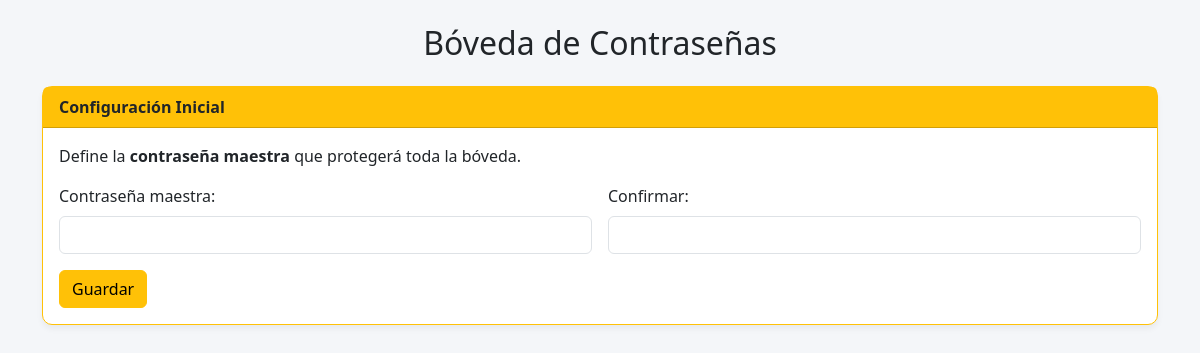
Before: / with the older database file.
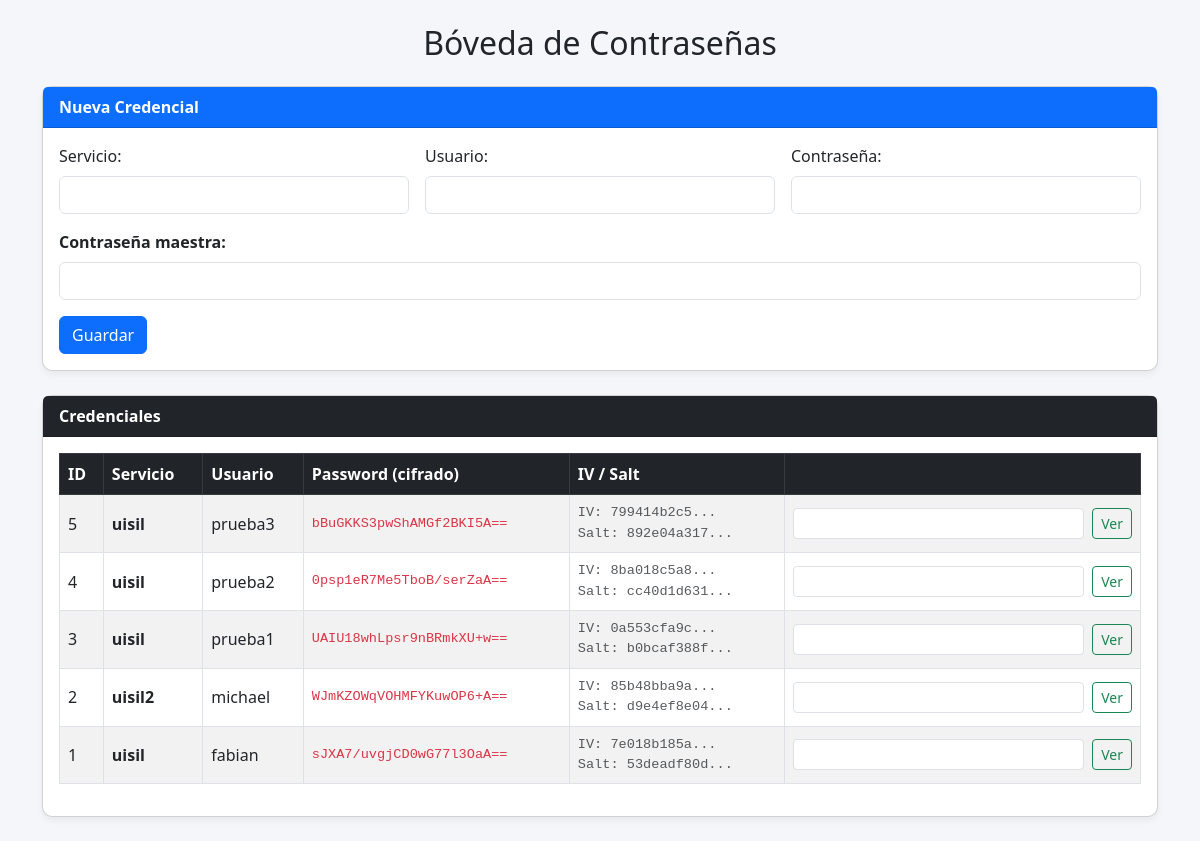
After: the same page with the newer database file.
### tables this page shows
CREATE TABLE `credenciales` (
  `id` int(11) NOT NULL,
  `servicio` varchar(100) NOT NULL,
  `usuario` varchar(100) NOT NULL,
  `passwordCifrada` text NOT NULL,
  `vectorInicializacion` varchar(64) NOT NULL,
  `saltDerivacion` varchar(64) NOT NULL,
  `fechaCreacion` timestamp NOT NULL DEFAULT current_timestamp()
);

### index.php (the view, shortened to what this page needs)
<?php
require_once 'conn.php';
$pass_descifrada = null;
$id_descifrado = null;
$q = $mysqli->query("SELECT * FROM configuracion LIMIT 1");
$hay_config = ($q && $q->num_rows > 0);
$lista = $mysqli->query("SELECT id, servicio, usuario, passwordCifrada, vectorInicializacion, saltDerivacion, fechaCreacion FROM credenciales ORDER BY id DESC");
?>
<!DOCTYPE html>
<html lang="es">
<head>
    <link href="https://cdn.jsdelivr.net/npm/bootstrap@5.3.0/dist/css/bootstrap.min.css" rel="stylesheet">
</head>
<body class="container py-4">
    <h2 class="text-center mb-4">Bóveda de Contraseñas</h2>
    <?php if (!$hay_config): ?>
        <div class="card mb-4 border-warning">
            <div class="card-header bg-warning text-dark fw-bold">Configuración Inicial</div>
            <div class="card-body">
                <p>Define la <strong>contraseña maestra</strong> que protegerá toda la bóveda.</p>
                <form method="POST">
                    <div class="row g-3">
                        <div class="col-md-6">
                            <label class="form-label">Contraseña maestra:</label>
                            <input type="password" name="masterPassword" class="form-control" required minlength="6">
                        </div>
                        <div class="col-md-6">
                            <label class="form-label">Confirmar:</label>
                            <input type="password" name="masterPasswordConfirm" class="form-control" required minlength="6">
                        </div>
                    </div>
                    <button type="submit" class="btn btn-warning mt-3">Guardar</button>
                </form>
            </div>
        </div>
    <?php else: ?>
        <div class="card mb-4">
            <div class="card-header bg-primary text-white fw-bold">Nueva Credencial</div>
            <div class="card-body">
                <form method="POST">
                    <div class="row g-3">
                        <div class="col-md-4">
                            <label class="form-label">Servicio:</label>
                            <input type="text" name="servicio" class="form-control" required>
                        </div>
                        <div class="col-md-4">
                            <label class="form-label">Usuario:</label>
                            <input type="text" name="usuario" class="form-control" required>
                        </div>
                        <div class="col-md-4">
                            <label class="form-label">Contraseña:</label>
                            <input type="password" name="passwordPlana" class="form-control" required>
                        </div>
                        <div class="col-md-12 mt-3">
                            <label class="form-label fw-bold">Contraseña maestra:</label>
                            <input type="password" name="masterPasswordVerificar" class="form-control" required>
                        </div>
                    </div>
                    <button type="submit" class="btn btn-primary mt-3">Guardar</button>
                </form>
            </div>
        </div>
        <div class="card">
            <div class="card-header bg-dark text-white fw-bold">Credenciales</div>
            <div class="card-body">
                <div class="table-responsive">
                    <table class="table table-bordered table-striped align-middle">
                        <thead class="table-dark">
                            <tr>
                                <th>ID</th>
                                <th>Servicio</th>
                                <th>Usuario</th>
                                <th>Password (cifrado)</th>
                                <th>IV / Salt</th>
                                <th></th>
                            </tr>
                        </thead>
                        <tbody>
                            <?php if ($lista && $lista->num_rows > 0): ?>
                                <?php while ($row = $lista->fetch_assoc()): ?>
                                    <tr>
                                        <td><?= $row['id'] ?></td>
                                        <td><strong><?= htmlspecialchars($row['servicio']) ?></strong></td>
                                        <td><?= htmlspecialchars($row['usuario']) ?></td>
                                        <td class="codigo-cifrado text-danger"><?= htmlspecialchars($row['passwordCifrada']) ?></td>
                                        <td class="codigo-cifrado text-muted">
                                            IV: <?= htmlspecialchars(substr($row['vectorInicializacion'], 0, 10)) ?>...<br>
                                            Salt: <?= htmlspecialchars(substr($row['saltDerivacion'], 0, 10)) ?>...
                                        </td>
                                        <td>
                                            <?php if ($id_descifrado === intval($row['id'])): ?>
                                                <div class="alert alert-success p-2 mb-0">
                                                    <code><?= htmlspecialchars($pass_descifrada) ?></code>
                                                </div>
                                            <?php else: ?>
                                                <form method="POST" class="d-flex gap-2">
                                                    <input type="password" name="masterPasswordDescifrar" class="form-control form-control-sm" required>
                                                    <button type="submit" class="btn btn-sm btn-outline-success">Ver</button>
                                                </form>
                                            <?php endif; ?>
                                        </td>
                                    </tr>
                                <?php endwhile; ?>
                            <?php else: ?>
                                <tr>
                                    <td colspan="6" class="text-center text-muted">Sin credenciales guardadas.</td>
                                </tr>
                            <?php endif; ?>
                        </tbody>
                    </table>
                </div>
            </div>
        </div>
    <?php endif; ?>
</body>
</html>

### index.php (style rules this page uses)
body { background-color: #f4f6f9; }
.card { border-radius: 10px; box-shadow: 0 4px 6px rgba(0,0,0,0.05); }
.codigo-cifrado { font-family: monospace; font-size: 0.85rem; word-break: break-all; }

Changed rows visible on the page:
added credenciales: id "5", servicio "uisil", usuario "prueba3", passwordCifrada "bBuGKKS3pwShAMGf2BKI5A==", vectorInicializacion "799414b2c5", saltDerivacion "892e04a317"
added credenciales: id "4", servicio "uisil", usuario "prueba2", passwordCifrada "0psp1eR7Me5TboB/serZaA==", vectorInicializacion "8ba018c5a8", saltDerivacion "cc40d1d631"
added credenciales: id "3", servicio "uisil", usuario "prueba1", passwordCifrada "UAIU18whLpsr9nBRmkXU+w==", vectorInicializacion "0a553cfa9c", saltDerivacion "b0bcaf388f"
added credenciales: id "2", servicio "uisil2", usuario "michael", passwordCifrada "WJmKZOWqVOHMFYKuwOP6+A==", vectorInicializacion "85b48bba9a", saltDerivacion "d9e4ef8e04"
added credenciales: id "1", servicio "uisil", usuario "fabian", passwordCifrada "sJXA7/uvgjCD0wG77l3OaA==", vectorInicializacion "7e018b185a", saltDerivacion "53deadf80d"
Other visible differences:
text no longer shown: "Configuración Inicial Define la contraseña maestra que protegerá toda la bóveda. Confirmar:"
text now shown: "Nueva Credencial Servicio: Usuario: Contraseña: Credenciales ID Servicio Usuario Password (cifrado) IV / Salt"
